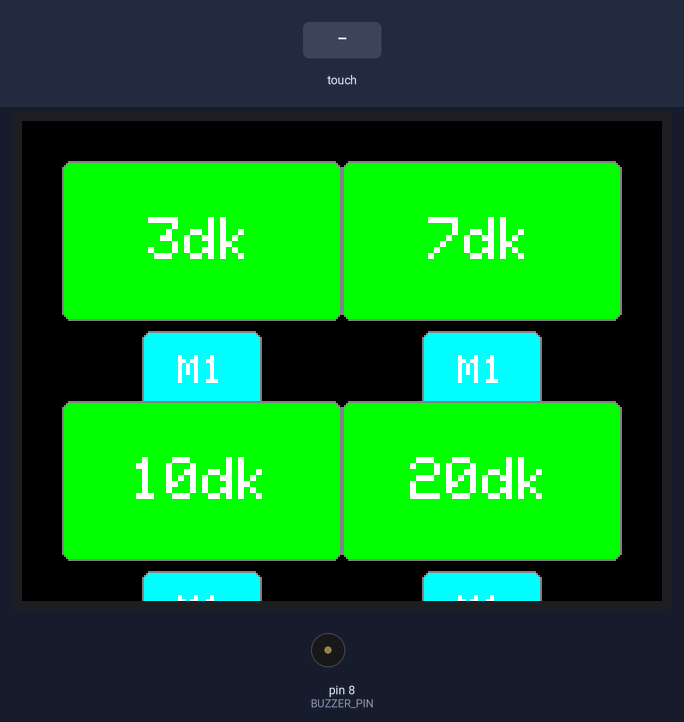
Recording of a sketch running on a simulated Arduino Uno, built with avr-gcc and run on an emulated ATmega328P. Shown: 320×240 colour display, buzzer (waves = sounding). Inputs (shaded band) come from the test bench. What the sketch prints to the serial monitor is not drawn.

Above: at 1.5 s.
1.6 s: touch panel pressed at 13 % / 10 % of its raw x / y range
At 2.7 s:
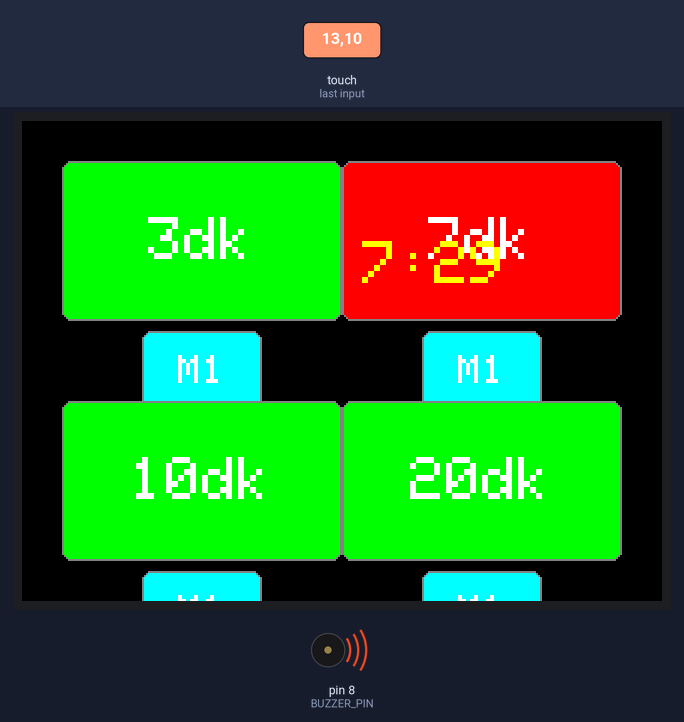
3.4 s: touch panel pressed at 38 % / 10 % of its raw x / y range
5.9 s: touch panel pressed at 62 % / 10 % of its raw x / y range
At 9.3 s:
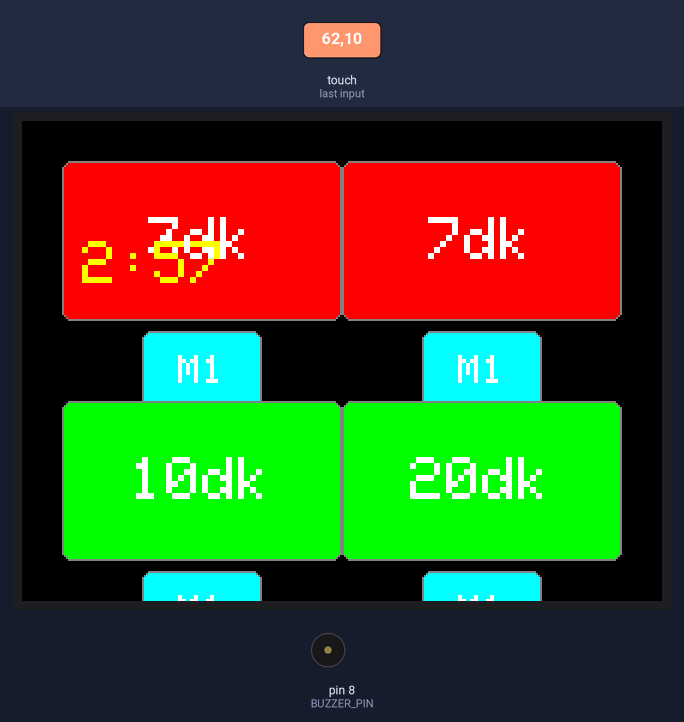
Timing chart, 0 to 10.8 s (numbered marks = the images above; inputs shaded):
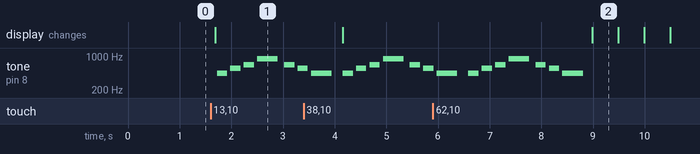

The sketch:

alarmunov2.ino
```cpp
#include <MCUFRIEND_kbv.h>
#include <TouchScreen.h>
#include <stdint.h>
#include "config.h"
#include "Timer.h"

MCUFRIEND_kbv tft;
// TouchScreen tanımlamaları buraya gelecek

#define MINPRESSURE 200
#define MAXPRESSURE 1000

// Dokunmatik ekran kalibrasyon değerleri
#define TS_MINX 120
#define TS_MAXX 900
#define TS_MINY 70
#define TS_MAXY 920

// Dokunmatik ekran tanımlamaları
#define YP A2
#define XM A3
#define YM 8
#define XP 9
TouchScreen ts = TouchScreen(XP, YP, XM, YM, 300);

Timer timers[4];
bool needUpdate = true;
bool alarmTriggered = false;
unsigned long lastBlinkTime = 0;
bool blinkState = false;
#define BLINK_INTERVAL 500 // Yanıp sönme hızı (ms)

// Global değişkenlere ekle
unsigned long resetStartTime = 0;
int resettingTimer = -1;

void setup() {
  // Seri haberleşmeyi başlat (hata ayıklama için)
  Serial.begin(9600);

  // Ekran başlatma
  tft.reset();
  uint16_t ID = tft.readID();
  Serial.print("TFT ID = 0x");
  Serial.println(ID, HEX);

  if (ID == 0xD3D3) ID = 0x9481; // Force ID if write-only display
  tft.begin(ID);
  tft.setRotation(1);
  tft.fillScreen(COLOR_BACKGROUND);

  // Buzzer pini
  pinMode(BUZZER_PIN, OUTPUT);

  // Zamanlayıcıları başlat
  for (int i = 0; i < 4; i++) {
    timers[i].setDuration(DEFAULT_TIMES[i]);
  }

  drawInterface();
}

void loop() {
  // Dokunma kontrolü
  bool touch = checkTouch();
  if (touch) {
    Serial.println("Touch detected!");
    needUpdate = true;
    if (alarmTriggered) {
      alarmTriggered = false;
      blinkState = false;
      needUpdate = true;
    }
  }

  // Zamanlayıcıları güncelle
  bool timerChanged = false;
  for (int i = 0; i < 4; i++) {
    unsigned long oldRemaining = timers[i].getRemaining();
    timers[i].update();
    unsigned long newRemaining = timers[i].getRemaining();

    // Eğer kalan süre değiştiyse ekranı güncelle
    if (oldRemaining != newRemaining) {
      timerChanged = true;
    }

    if (timers[i].isDone() && !alarmTriggered) {
      playAlarm(i);
      alarmTriggered = true;
    }
  }

  // Süre değiştiğinde ekranı güncelle
  if (timerChanged) {
    needUpdate = true;
  }

  // Alarm durumunda yanıp sönme efekti
  if (alarmTriggered) {
    if (millis() - lastBlinkTime >= BLINK_INTERVAL) {
      lastBlinkTime = millis();
      blinkState = !blinkState;
      needUpdate = true;
    }
  }

  // Reset süresini kontrol et
  if (resettingTimer >= 0 &&
      (millis() - resetStartTime >= RESET_DURATION)) {
    resettingTimer = -1;
    needUpdate = true;
  }

  // Ekranı güncelle
  if (needUpdate) {
    updateDisplay();
    needUpdate = false;
  }

  delay(10); // Daha kısa bekleme süresi
}

void drawInterface() {
  tft.fillScreen(COLOR_BACKGROUND);

  int timerX[] = {TIMER1_X, TIMER2_X, TIMER3_X, TIMER4_X};
  int timerY[] = {TIMER1_Y, TIMER2_Y, TIMER3_Y, TIMER4_Y};

  for(int i = 0; i < 4; i++) {
    // Timer butonu
    uint16_t buttonColor = COLOR_BUTTON;
    if (i == resettingTimer) {
      buttonColor = COLOR_RESET;
    } else if (timers[i].isActive()) {
      buttonColor = COLOR_ACTIVE;
    }

    drawButton(timerX[i], timerY[i], BUTTON_WIDTH, BUTTON_HEIGHT,
               String(DEFAULT_TIMES[i]/60000) + "dk", buttonColor);

    // Melodi butonu (timer butonunun altında merkezlenmiş)
    int melodyX = timerX[i] + (BUTTON_WIDTH - MELODY_BUTTON_WIDTH) / 2;
    drawButton(melodyX, timerY[i] + MELODY_OFFSET_Y,
               MELODY_BUTTON_WIDTH, MELODY_BUTTON_HEIGHT,
               "M" + String(timers[i].getMelody()+1), COLOR_MELODY_TEXT);

    // Aktif timer için süre gösterimi
    if(timers[i].isActive()) {
      unsigned long remaining = timers[i].getRemaining();
      int minutes = remaining / 60000;
      int seconds = (remaining % 60000) / 1000;
      String timeStr = String(minutes) + ":" + (seconds < 10 ? "0" : "") + String(seconds);

      tft.setTextColor(COLOR_TIMER_TEXT);
      tft.setTextSize(3);

      // Süreyi ortala
      int16_t x1, y1;
      uint16_t tw, th;
      tft.getTextBounds(timeStr, 0, 0, &x1, &y1, &tw, &th);
      tft.setCursor(timerX[i] + (BUTTON_WIDTH - tw) / 2,
                   timerY[i] + BUTTON_HEIGHT - th - 10);
      tft.print(timeStr);
    }
  }
}

void drawButton(int x, int y, int w, int h, String text, uint16_t color) {
  tft.fillRoundRect(x, y, w, h, 5, color);
  tft.drawRoundRect(x, y, w, h, 5, COLOR_BUTTON_BORDER);

  // Text boyutunu buton boyutuna göre ayarla
  int textSize = (w > 100) ? 3 : 2;
  tft.setTextSize(textSize);

  // Texti ortala
  int16_t x1, y1;
  uint16_t tw, th;
  tft.getTextBounds(text, 0, 0, &x1, &y1, &tw, &th);

  int textX = x + (w - tw) / 2;
  int textY = y + (h - th) / 2;

  tft.setTextColor(COLOR_TEXT);
  tft.setCursor(textX, textY);
  tft.print(text);
}

void updateDisplay() {
  int timerX[] = {TIMER1_X, TIMER2_X, TIMER3_X, TIMER4_X};
  int timerY[] = {TIMER1_Y, TIMER2_Y, TIMER3_Y, TIMER4_Y};

  for(int i = 0; i < 4; i++) {
    unsigned long remaining = timers[i].getRemaining();

    // Timer butonunun rengini güncelle
    uint16_t buttonColor = COLOR_BUTTON;
    if (timers[i].isActive()) {
      buttonColor = COLOR_ACTIVE;
    } else if (alarmTriggered && timers[i].isDone()) {
      buttonColor = blinkState ? COLOR_ACTIVE : COLOR_BUTTON;
    }

    drawButton(timerX[i], timerY[i], BUTTON_WIDTH, BUTTON_HEIGHT,
               String(DEFAULT_TIMES[i]/60000) + "dk",
               buttonColor);

    // Kalan süreyi göster - timer butonunun içinde
    if(timers[i].isActive()) {
      tft.setTextColor(COLOR_TIMER_TEXT);
      tft.setCursor(timerX[i] + 10, timerY[i] + BUTTON_HEIGHT/2);

      int minutes = remaining / 60000;
      int seconds = (remaining % 60000) / 1000;
      tft.print(String(minutes) + ":" + (seconds < 10 ? "0" : "") + String(seconds));
    }
  }
}

bool checkTouch() {
  digitalWrite(13, HIGH);
  TSPoint p = ts.getPoint();
  digitalWrite(13, LOW);

  // ÖNEMLI: Pin modlarını geri ayarla
  pinMode(XM, OUTPUT);
  pinMode(YP, OUTPUT);

  if (p.z > MINPRESSURE && p.z < MAXPRESSURE) {
    Serial.print("Raw X = "); Serial.print(p.x);
    Serial.print("\tRaw Y = "); Serial.print(p.y);
    Serial.print("\tPressure = "); Serial.println(p.z);

    // Koordinat dönüşümünü düzelt - her iki koordinatı da ters çevir
    int16_t x = map(p.x, TS_MAXX, TS_MINX, 0, tft.width());
    int16_t y = map(p.y, TS_MINY, TS_MAXY, 0, tft.height());

    Serial.print("Mapped X = "); Serial.print(x);
    Serial.print("\tMapped Y = "); Serial.println(y);

    int timerX[] = {TIMER1_X, TIMER2_X, TIMER3_X, TIMER4_X};
    int timerY[] = {TIMER1_Y, TIMER2_Y, TIMER3_Y, TIMER4_Y};

    for(int i = 0; i < 4; i++) {
      // Timer butonu kontrolü
      if(x >= timerX[i] && x <= timerX[i] + BUTTON_WIDTH &&
         y >= timerY[i] && y <= timerY[i] + BUTTON_HEIGHT) {
        // Reset modundaysa ve bu timer resetleniyorsa, dokunmayı yoksay
        if (resettingTimer == i && (millis() - resetStartTime < RESET_DURATION)) {
          return false;
        }

        if(timers[i].isActive()) {
          timers[i].stop();
        } else if (timers[i].isDone() && alarmTriggered) {
          // Alarmı durdur ve reset moduna geç
          alarmTriggered = false;
          blinkState = false;
          resettingTimer = i;
          resetStartTime = millis();
        } else {
          timers[i].start();
        }
        needUpdate = true;
        return true;
      }

      // Melodi butonu kontrolü
      int melodyX = timerX[i] + (BUTTON_WIDTH - MELODY_BUTTON_WIDTH) / 2;
      if(x >= melodyX && x <= melodyX + MELODY_BUTTON_WIDTH &&
         y >= timerY[i] + MELODY_OFFSET_Y &&
         y <= timerY[i] + MELODY_OFFSET_Y + MELODY_BUTTON_HEIGHT) {
        timers[i].setMelody((timers[i].getMelody() + 1) % 10);
        needUpdate = true;
        return true;
      }
    }
  }
  return false;
}

void playAlarm(int timerIndex) {
  uint8_t melodyIndex = timers[timerIndex].getMelody();

  // Melodiyi bir kez çal
  for(int note = 0; note < 8; note++) {
    if(MELODIES[melodyIndex][note] > 0) {
      tone(BUZZER_PIN, MELODIES[melodyIndex][note],
           MELODY_DURATIONS[melodyIndex][note]);
      delay(MELODY_DURATIONS[melodyIndex][note] * 1.3);
    }
  }
  noTone(BUZZER_PIN);
}
```

Timer.cpp
```cpp
#include "Timer.h"
#include <Arduino.h>
#include <stdint.h>

Timer::Timer(unsigned long duration) {
  this->duration = duration;
  melodyIndex = 0;
  active = false;
  startTime = 0;
}

void Timer::setDuration(unsigned long d) {
  duration = d;
}

void Timer::start() {
  active = true;
  startTime = millis();
}

void Timer::stop() {
  active = false;
}

void Timer::reset() {
  active = false;
  startTime = 0;
}

void Timer::update() {
  if (active && (millis() - startTime >= duration)) {
    active = false;
  }
}

bool Timer::isDone() {
  return !active && startTime > 0;
}

bool Timer::isActive() {
  return active;
}

void Timer::setMelody(uint8_t index) {
  melodyIndex = index;
}

unsigned long Timer::getRemaining() {
  if (!active) return 0;
  unsigned long elapsed = millis() - startTime;
  return elapsed >= duration ? 0 : duration - elapsed;
}
```

Timer.h
```cpp
#ifndef TIMER_H
#define TIMER_H

#include <stdint.h>

class Timer {
  private:
    unsigned long duration;
    unsigned long startTime;
    bool active;
    uint8_t melodyIndex;

  public:
    Timer(unsigned long duration = 0);
    void setDuration(unsigned long d);
    void start();
    void stop();
    void reset();
    void update();
    bool isDone();
    bool isActive();
    void setMelody(uint8_t index);
    unsigned long getRemaining();
    uint8_t getMelody() { return melodyIndex; }
};

#endif
```

config.h
```cpp
#ifndef CONFIG_H
#define CONFIG_H

#define SCREEN_WIDTH 320
#define SCREEN_HEIGHT 240
#define BUZZER_PIN 8

// Varsayılan alarm süreleri (milisaniye cinsinden)
const unsigned long DEFAULT_TIMES[] = {
  180000,  // 3 dakika
  450000,  // 7.5 dakika
  600000,  // 10 dakika
  1200000  // 20 dakika
};

// Tüm melodiler
const uint16_t MELODIES[][8] = {
    {440, 554, 659, 880, 659, 554, 440, 0},    // Do-Re-Mi
    {523, 587, 659, 783, 659, 587, 523, 0},    // Klasik Alarm
    {880, 988, 880, 784, 880, 988, 880, 0},    // Kuş Sesi
    {660, 660, 660, 510, 660, 770, 660, 0},    // Mario
    {440, 440, 440, 349, 523, 440, 349, 0},    // Beethoven
    {329, 493, 698, 659, 493, 329, 493, 0},    // Trumpet
    {587, 784, 987, 587, 784, 987, 587, 0},    // Dijital
    {415, 466, 523, 622, 523, 466, 415, 0},    // Soft
    {830, 830, 830, 622, 830, 932, 830, 0},    // Yüksek
    {246, 293, 349, 415, 493, 587, 698, 0}     // Artan
};

const uint16_t MELODY_DURATIONS[][8] = {
  {200, 200, 200, 400, 200, 200, 400, 100},  // Do-Re-Mi
  {200, 200, 200, 400, 200, 200, 400, 100},  // Klasik Alarm
  {150, 150, 150, 300, 150, 150, 300, 100},  // Kuş Sesi
  {200, 200, 200, 300, 200, 200, 400, 100},  // Mario
  {300, 300, 300, 400, 300, 300, 400, 100},  // Beethoven
  {200, 200, 200, 300, 200, 200, 300, 100},  // Trumpet
  {150, 150, 150, 150, 150, 150, 300, 100},  // Dijital
  {250, 250, 250, 350, 250, 250, 350, 100},  // Soft
  {200, 200, 200, 300, 200, 200, 400, 100},  // Yüksek
  {150, 150, 150, 150, 150, 150, 150, 100}   // Artan
};

// Arayüz sabitleri
#define BUTTON_WIDTH 140
#define BUTTON_HEIGHT 80
#define MELODY_BUTTON_WIDTH 60
#define MELODY_BUTTON_HEIGHT 40

// Buton konumları (merkezlenmiş)
#define MARGIN 20
#define TIMER1_X MARGIN
#define TIMER1_Y MARGIN
#define TIMER2_X (SCREEN_WIDTH - BUTTON_WIDTH - MARGIN)
#define TIMER2_Y MARGIN
#define TIMER3_X MARGIN
#define TIMER3_Y (SCREEN_HEIGHT - BUTTON_HEIGHT - MARGIN)
#define TIMER4_X (SCREEN_WIDTH - BUTTON_WIDTH - MARGIN)
#define TIMER4_Y (SCREEN_HEIGHT - BUTTON_HEIGHT - MARGIN)

// Melodi butonları için offset (timer butonunun altında merkezlenmiş)
#define MELODY_OFFSET_Y (BUTTON_HEIGHT + 5)

// Arayüz renkleri
#define COLOR_BACKGROUND 0x0000  // Siyah (0,0,0)
#define COLOR_TEXT 0xFFFF        // Beyaz (255,255,255)
#define COLOR_BUTTON 0x07E0      // Yeşil (0,255,0)
#define COLOR_ACTIVE 0xF800      // Kırmızı (255,0,0)
#define COLOR_BUTTON_BORDER 0x8410  // Gri (128,128,128)
#define COLOR_TIMER_TEXT 0xFFE0     // Sarı (255,255,0)
#define COLOR_MELODY_TEXT 0x07FF    // Açık Mavi (0,255,255)
#define COLOR_RESET 0x001F      // Mavi (0,0,255)

// Reset süresi (ms)
#define RESET_DURATION 2000

#endif
```

Measured:
- after the input at 1.6 s, tone on pin 8 (BUZZER_PIN): plays 440 Hz for 0.20 s, 554 Hz for 0.20 s, 659 Hz for 0.20 s, 880 Hz for 0.40 s, 659 Hz for 0.20 s, 554 Hz for 0.12 s, starting after 0.12 s; the display: changes after 0.09 s (image 1)
- after the input at 5.9 s, the display: changes after 3.1 s (image 2)
- what the display in image 2 shows lasts 0.5 s, from 9.0 s to 9.5 s
